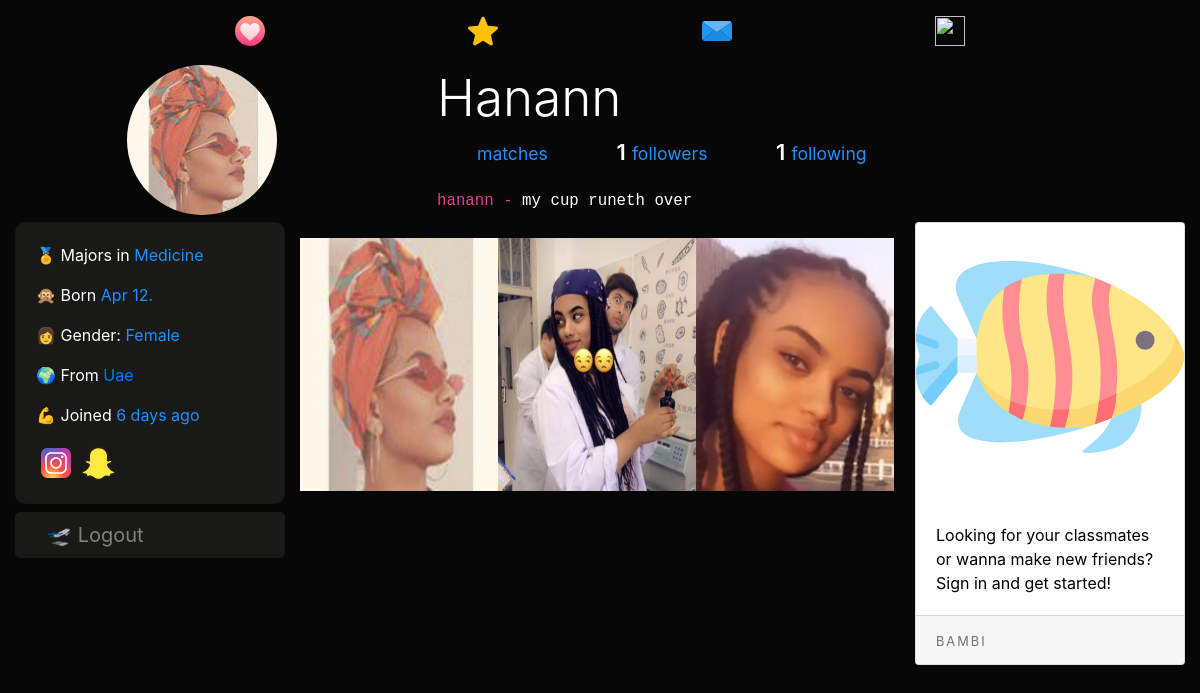
Page /hanann on the earlier database version.
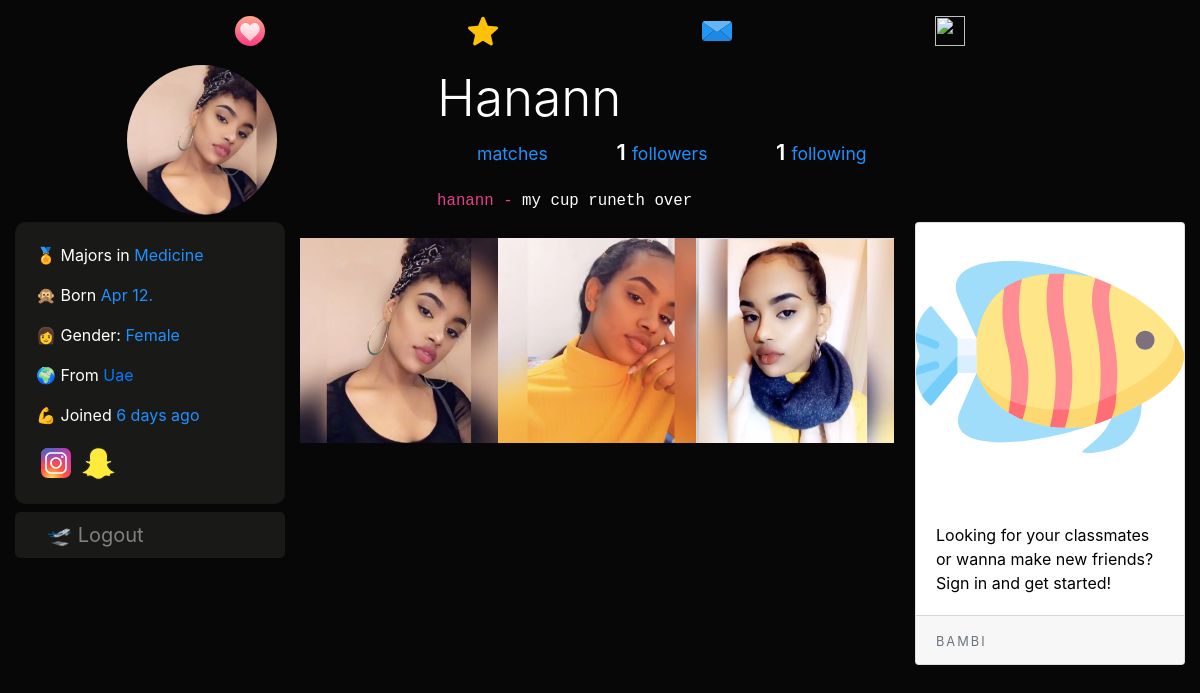
Same page on the later database version.
### dating/models.py (models this page shows, shortened)
class User(db.Model, UserMixin):
	id = db.Column(db.Integer, primary_key=True)
	username = db.Column(db.String(20), unique=True, nullable=False)
	email = db.Column(db.String(120), unique=True, nullable=True)
	dp = db.Column(db.String(20), nullable=False, default='default.jpg')
	dp2 = db.Column(db.String(20), nullable=False, default='flip.png')
	dp3 = db.Column(db.String(20), nullable=False, default='plane.png')
	password = db.Column(db.String(60), nullable=False)
	last_seen = db.Column(db.DateTime, default=datetime.utcnow)
	date_joined = db.Column(db.DateTime, nullable=False, default=datetime.utcnow)
	department = db.Column(db.String(20), nullable=False)
	student_number = db.Column(db.Integer(), unique=True, nullable=True)
	age = db.Column(db.DateTime, nullable=False)
	gender = db.Column(db.String(20), nullable=False)
	country = db.Column(db.String(20), default="Cyprus", nullable=True)
	bio = db.Column(db.String(120), nullable=True)
	private = db.Column(db.Boolean, default=False, nullable=False)
	snapchat = db.Column(db.String(20), default="snapchat", nullable=True)
	instagram = db.Column(db.String(20), default="instagram", nullable=True)
	followed = db.relationship(
		'User', secondary=followers,
		primaryjoin=(followers.c.follower_id == id),
		secondaryjoin=(followers.c.followed_id == id),
		backref=db.backref('followers', lazy='dynamic'), lazy='dynamic')
	messages_sent = db.relationship('Message',
									foreign_keys='Message.sender_id',
									backref='author', lazy='dynamic')
	messages_received = db.relationship('Message',
										foreign_keys='Message.recipient_id',
										backref='recipient', lazy='dynamic')
	last_message_read_time = db.Column(db.DateTime)
	def birthday(self):
		if self.age.month == datetime.today().month:
			if self.age.day == datetime.today().day:
				return True

### dating/routes.py (the view, shortened to what this page needs)
@app.route("/<string:username>", methods=['GET', 'POST'])
def user_posts(username):
	username = username.lower()
	user = User.query.filter_by(username=username).first_or_404()
	return render_template('user_posts.html', user=user, title=user.username.title())

### dating/routes.py (called while the page is built)
@app.before_request
def before_request():
	if current_user.is_authenticated:
		current_user.last_seen = datetime.utcnow()
		db.session.commit()

### dating/templates/user_posts.html (shortened to what the changed rows need)
{% extends "layout.html" %}
{% block content %}
<div class="container-fluid">
  <section style="padding-top: 5px;">
    <div class="profile">
      <div class="profile-image">
        <img src="{{ url_for('static', filename='profile_pics/' + user.dp) }}" alt="" class="profile-thumbnail" style="width:150px;height:150px;">
      </div>
      <div class="profile-user-settings" style="display:flex;">
        <h2 class="profile-user-name">{{user.username.title()}}
        </h2>
      </div>
      <div class="profile-bio">
        <p class="mb-2" style="font-size:18px;">
            <code>{{user.username}} - </code>
            {% if user.bio %}
            <code style="color:#fff;">{{user.bio | safe}}</code>
            {% else %}
            <code style="color:#fff;">hey there, lets be friends 🤗</code>
            {%endif%}
            <br>
        </p>
      </div>
    </div>
</section>
  <div class="row">
    <div class="col-lg-3">
    <div class="card about mb-2" style="color:#fff;background:#191917;border-radius:10px;">
    <div class="card-body">
      <p> 🏅 Majors in <span>{{user.department}}</span></p>
      <p> 🙊 Born
        <span>
          {% if current_user.is_authenticated %}
            {{user.age.strftime('%a, %b %d %Y.')}}
          {% else %}
            {{user.age.strftime(' %b %d. ')}}
          {% endif %}
        </span></p>
      <p> {% if user.gender == 'male' %} 👨 {% else %}👩 {% endif %} Gender: <span>{{user.gender.title()}}</span></p>
      {% if user.country %}
      <p> 🌍 From <a href="https://www.google.com/maps?q={{user.country.title()}}" target="_blank">
      {{user.country.title()}}</a></p>
      {% endif %}
      <p> 💪 Joined <span>{{ moment(user.date_joined).fromNow() }}</span></p>
    </div>
  </div>
</div>
    <div class="col-lg-6">
      <div class="row mt-3">
        <img src="{{ url_for('static', filename='profile_pics/' + user.dp) }}" alt="default profile" class="profile-thumbnail" style="width:33%;max-height:400px;">
        <img src="{{ url_for('static', filename='profile_pics/' + user.dp2) }}" alt="default profile" class="profile-thumbnail" style="width:33%;max-height:400px;">
        <img src="{{ url_for('static', filename='profile_pics/' + user.dp3) }}" alt="default profile" class="profile-thumbnail" style="width:33%;max-height:400px;">
      </div>
</div>
      </div>
{% endblock content %}

Differences in the rows shown:
changed User "Hanann": dp: a different picture; dp2: a different picture; dp3: a different picture
